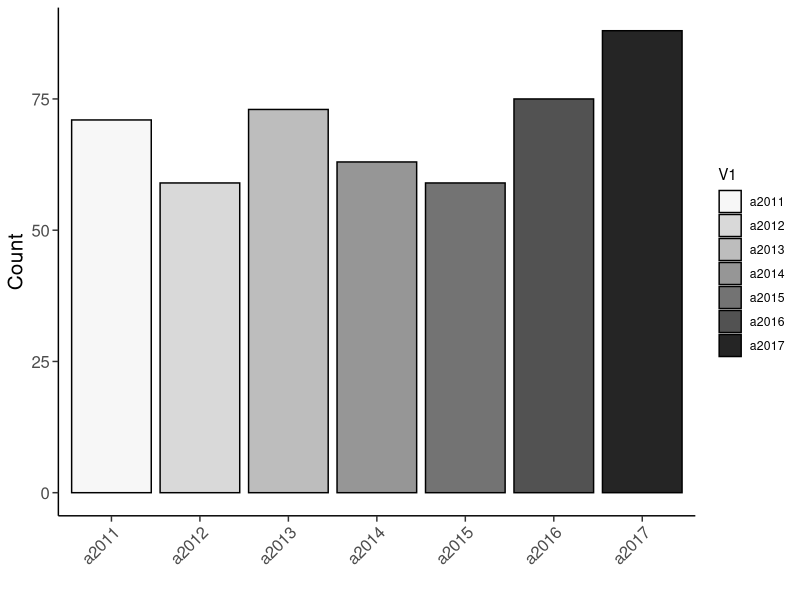

Recreate this plot in R.
library(ggplot2)

data <- read.table("year.txt", header = F, check.names = F)

p <- ggplot(data, aes(x=V1, y=V2, fill=V1)) + geom_bar(stat="identity",color = "black") +
  scale_fill_manual(values=c("#f7f7f7","#d9d9d9","#bdbdbd","#969696","#737373","#525252","#252525")) + labs(x = "", y = "Count") +
  theme(axis.title=element_text(size=15),axis.text.x = element_text(angle=45, hjust = 1, vjust = 1 ,size = 12),
        axis.text.y = element_text(size = 12),axis.ticks.length=unit(0.15,'cm') ,
      panel.background = element_blank(),axis.line = element_line(color = "black"))
p
